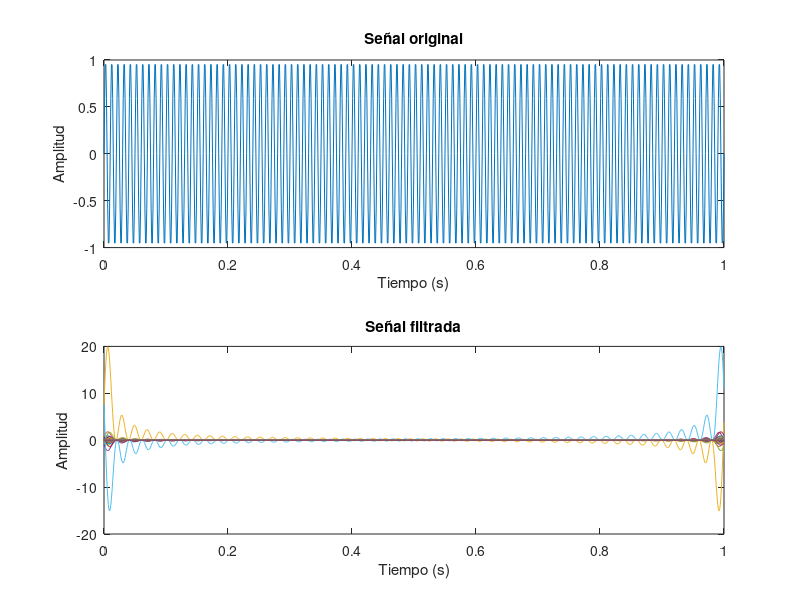

The MATLAB source for this figure:
% Generar señal senoidal
fs = 1000; %frecuencia de muestreo
t=0:1/fs:1; %Vector de tiempo
f= 100; %frecuencia de la señal
x= sin(2*pi*f*t); % señal senoidal

% Aplicar Transformada de Fourier
xf=fft(x);

% Generar filtro pasa-bajo
n = length(x); %longitud de la senal senoidal
fcutoff= 50; %frecuencia de corte
h = ones(n,1); %vector de ceros
h(round(n*fcutoff/fs)+1:end)=0; %aplicar filtro pasa-bajo

%Aplicar filtro a la señal en el dominio de la frecuencia
xf_filtered=xf.*h;

%Convertir señal filtrada a dominio del tiempo
x_filtered = ifft(xf_filtered);

% Graficar señal original y señal filtrada
figure;
subplot(2,1,1);
plot(t,x);
title('Señal original');
xlabel('Tiempo (s)');
ylabel('Amplitud');
subplot(2,1,2);
plot(t, real(x_filtered));
title('Señal filtrada');
xlabel('Tiempo (s)');
ylabel('Amplitud');
